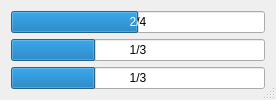
<?xml version="1.0" encoding="UTF-8"?>
<ui version="4.0">
    <class>ProgressDialog</class>
    <widget class="QDialog" name="ProgressDialog">
        <property name="geometry">
            <rect>
                <x>0</x>
                <y>0</y>
                <width>276</width>
                <height>93</height>
            </rect>
        </property>
        <property name="windowTitle">
            <string>Decision Descent: Client - Progress</string>
        </property>
        <property name="windowIcon">
            <iconset>
                <normaloff>../assets/hour-glass-icon.png</normaloff>../assets/hour-glass-icon.png
            </iconset>
        </property>
        <property name="sizeGripEnabled">
            <bool>true</bool>
        </property>
        <layout class="QVBoxLayout" name="verticalLayout">
            <item>
                <widget class="QProgressBar" name="global_progress">
                    <property name="maximum">
                        <number>4</number>
                    </property>
                    <property name="value">
                        <number>2</number>
                    </property>
                    <property name="format">
                        <string>%v/%m</string>
                    </property>
                </widget>
            </item>
            <item>
                <widget class="QProgressBar" name="local_progress">
                    <property name="maximum">
                        <number>3</number>
                    </property>
                    <property name="value">
                        <number>1</number>
                    </property>
                    <property name="format">
                        <string>%v/%m</string>
                    </property>
                </widget>
            </item>
            <item>
                <widget class="QProgressBar" name="scope_progress">
                    <property name="maximum">
                        <number>3</number>
                    </property>
                    <property name="value">
                        <number>1</number>
                    </property>
                    <property name="format">
                        <string>%v/%m</string>
                    </property>
                </widget>
            </item>
        </layout>
    </widget>
    <resources/>
    <connections/>
</ui>
